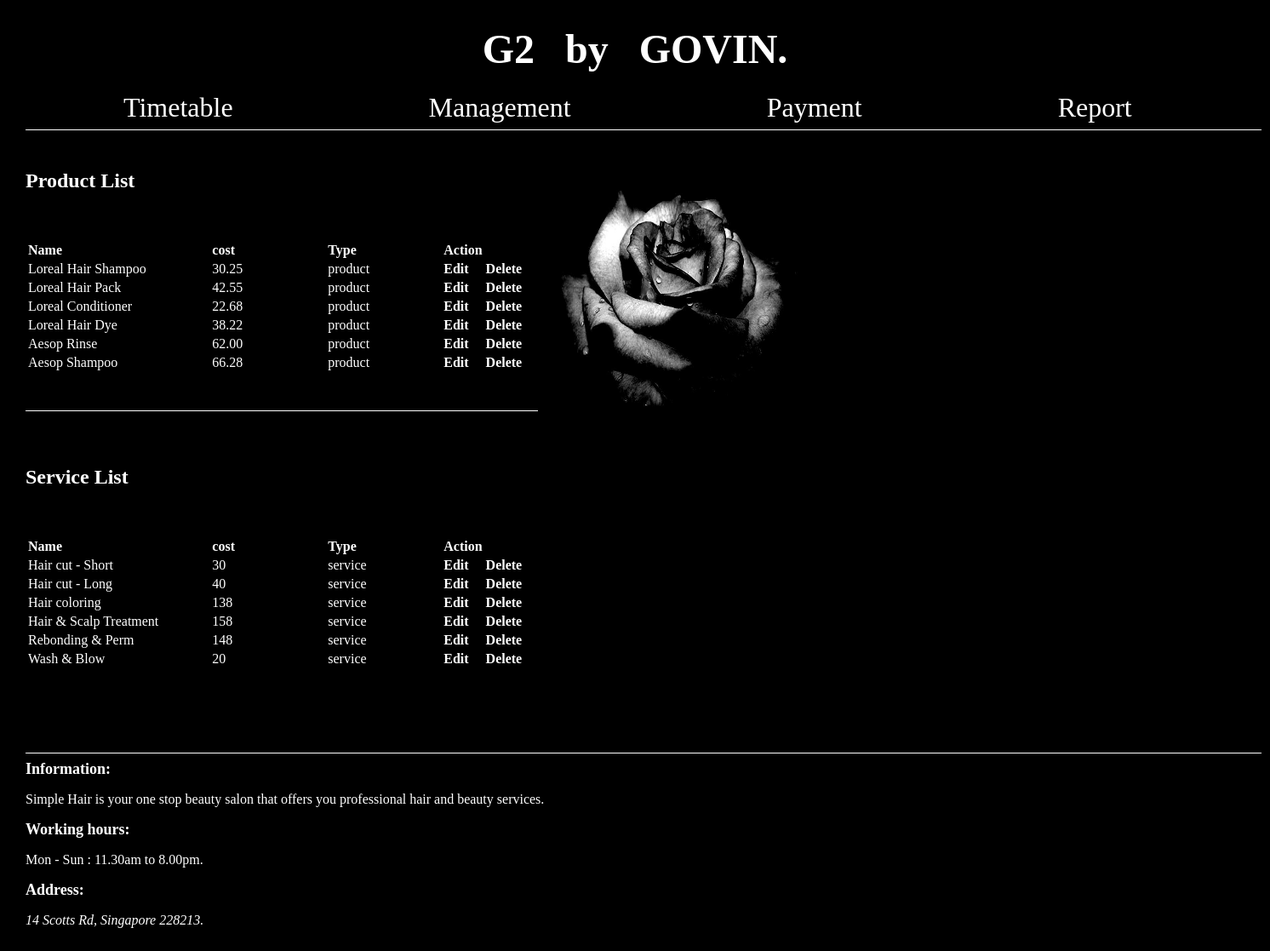
The page /product.php on the database its author committed.
### tables this page shows
CREATE TABLE `product` (
  `id` int(11) NOT NULL,
  `name` varchar(255) NOT NULL,
  `cost` varchar(20) NOT NULL,
  `type` varchar(20) NOT NULL
);

### product.php (the view)
<?php
require 'product/db.php';
$sql = 'SELECT * FROM product WHERE type = "product" ';
$sql2 = 'SELECT * FROM product WHERE type = "service" ';
$statement = $connection->prepare($sql);
$statement2 = $connection->prepare($sql2);
$statement->execute();
$statement2->execute();
$product = $statement->fetchAll(PDO::FETCH_OBJ);
$service = $statement2->fetchAll(PDO::FETCH_OBJ);
 ?>
<?php require 'header.php'; ?>
<div class="container">
  <div class="card mt-5">
    <div class="card-header">
      <h2>Product List</h2>
    </div><br><br>
    <div class="card-body">
      <table class="table table-bordered">
        <tr align="left">
          <th width="8%">Name</th>
          <th width="5%">cost</th>
          <th width="5%">Type</th>
          <th width="5%">Action</th>
		  <th width="30%"></th>
        </tr>
        <?php foreach($product as $item): ?>
          <tr>
            <td><?= $item->name; ?></td>
            <td><?= $item->cost; ?></td>
            <td><?= $item->type; ?></td>
            <td>
              <a href="product/edit.php?id=<?= $item->id ?>" class="btn btn-info"><b>Edit</b></a>&nbsp&nbsp&nbsp&nbsp
              <a onclick="return confirm('Are you sure you want to delete this entry?')" href="product/delete.php?id=<?= $item->id ?>" class='btn btn-danger'><b>Delete</b></a>
            </td>
          </tr>
        <?php endforeach; ?>
      </table>
    </div>
  </div>
</div>
</br></br><hr align="left" color="white" width="600px" size="0.1px"></br><br>
<div class="container">
  <div class="card mt-5">
    <div class="card-header">
      <h2>Service List</h2>
    </div><br><br>
    <div class="card-body">
      <table class="table table-bordered">
        <tr align="left">
          <th width="8%">Name</th>
          <th width="5%">cost</th>
          <th width="5%">Type</th>
          <th width="5%">Action</th>
		  <th width="30%"></th>
        </tr>
        <?php foreach($service as $item): ?>
          <tr>
            <td><?= $item->name; ?></td>
            <td><?= $item->cost; ?></td>
            <td><?= $item->type; ?></td>
            <td>
              <a href="product/edit.php?id=<?= $item->id ?>" class="btn btn-info"><b>Edit</b></a>&nbsp&nbsp&nbsp&nbsp
              <a onclick="return confirm('Are you sure you want to delete this entry?')" href="product/delete.php?id=<?= $item->id ?>" class='btn btn-danger'><b>Delete</b></a>
            </td>
          </tr>
        <?php endforeach; ?>
      </table>
    </div>
  </div>
</div>
<?php require 'footer.php'; ?>

### header.php (style rules this page uses)
a:link { color: white; text-decoration: none; }
body { background: #000000; background-image:url('back2.jpg'); background-size: 400px 400px; background-repeat: no-repeat; background-position: 590px 190px; }

### rows shown on the page
product: name "Loreal Hair Shampoo", cost "30.25", type "product"
product: name "Loreal Hair Pack", cost "42.55", type "product"
product: name "Loreal Conditioner", cost "22.68", type "product"
product: name "Loreal Hair Dye", cost "38.22", type "product"
product: name "Aesop Rinse", cost "62.00", type "product"
product: name "Aesop Shampoo", cost "66.28", type "product"
product: name "Hair cut - Short", cost "30", type "service"
product: name "Hair cut - Long", cost "40", type "service"
product: name "Hair coloring", cost "138", type "service"
product: name "Hair & Scalp Treatment", cost "158", type "service"
product: name "Rebonding & Perm", cost "148", type "service"
product: name "Wash & Blow", cost "20", type "service"
